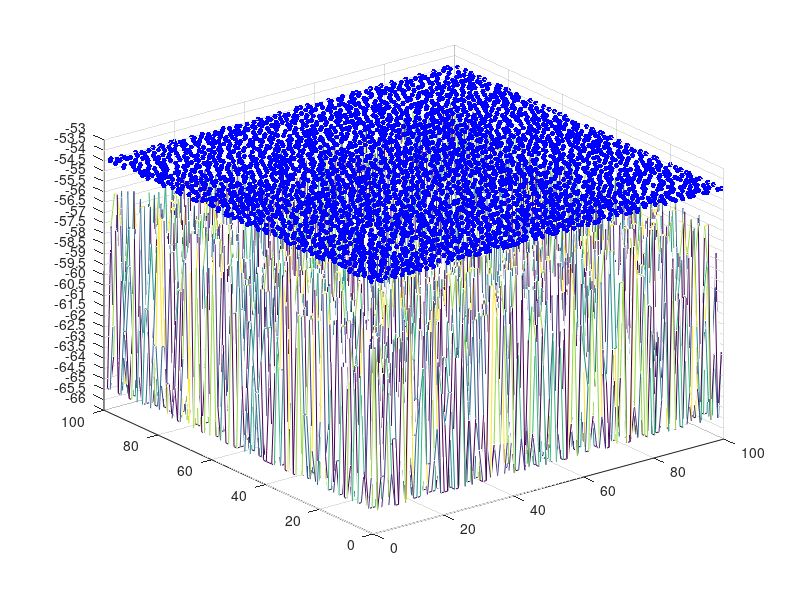

MATLAB code for this plot:
%% This program can display the fired neurons of a 2D neural network in 3D 
%% the thired dimenstion is time.



%% Simulation of (leaky) integrate-and-fire neuron
 clear; clf;

%% parameters of the model
 m = 100;                    % there will have m*m neurons
 dt = 0.1;                   % integration time step [ms]
 tau = 10;                   % time constant [ms]
 E_L = -65*ones(m, m);       % resting potential [mV]
 theta = -55;                % firing threshold [mV]
 weight = 13;                % rate is 0.02388
%% make neural network with initial value
   
   X = zeros(m,m);
   % set the initial value using rand()
   p = -1:1;
   for count=1:200,
      kx=floor(rand*(m-4))+2; 
      ky=floor(rand*(m-4))+2; 
      X(kx+p,ky+p)=(rand(3)>0.1);
   end;
   % if the value of X is not 0, the this neuron fired, else set it to -65 in line 48 
   X = (X ~= 0) .* (-55);
   spike = X ~= 0;
   
   % The "find" function returns the indices of the nonzero elements.
   [i,j] = find(spike);
   %[a,b,c] = find(X);
   mesh(X);
   hold on;
   z = i.*0 -54;        % z is the time axes
   plot3(i,j,z,'.', ...
      'Color','blue', ...
      'MarkerSize',12);
   
   axis([0 m 0 m -66 -53]); 
   set(gca,'ztick',[-66:0.5:-53]);
   hold off;
   
   % plot the fire neuron  
if logical(0)  
   figure(gcf);
   plothandle = plot(i,j,'.', ...
      'Color','red', ...
      'MarkerSize',12);
   axis([0 m+1 0 m+1]);
   
%old plot code  
      
   z = i.*0;        % z is the time axes
   plot3(i,j,z,'.', ...
      'Color','blue', ...
      'MarkerSize',12);
   axis([0 m+1 0 m+1]);
   
   hold on
end
 %%  
   % Whether cells stay alive, die, or generate new cells depends
   % upon how many of their eight possible neighbors are alive.
   % Here we generate index vectors for four of the eight neighbors.
   % We use periodic (torus) boundary conditions at the edges of the universe.
   
   n = [m 1:m-1];
   e = [2:m 1];
   s = [2:m 1];
   w = [m 1:m-1];
 
   X = (X ~= 0) .* (-55) + (X == 0) .* (-65); % set the unfired neuron to -65
   
   for t = 1:1:500;
       
      % how many of eight neighbors are fired.
      spike = spike(n,:) + spike(s,:) + spike(:,e) + spike(:,w) + ...
         spike(n,e) + spike(n,w) + spike(s,e) + spike(s,w);
      
      % the fire neuron will generat 80mV current.
      % the NO. of neurons can be stable when the current value is around 150
      
      
      RI_ext = spike .* (12 * weight);
   
      X = X - ((dt/tau) .* ones(m, m)) .* ((X - E_L) - RI_ext);   % if equation
      
      temp1 = X > -55;
      
      X = ~temp1 .* X + temp1 .* -65; % reset 
      
      spike = temp1;    % reset the spike NO. so that spike can indicate which neuron is fired
      
      % Update plot.
      [i,j] = find(spike);
      %[a,b,c] = find(X);
      mesh(X);
      hold on;
      z = i.*0 -54;
      plot3(i,j,z,'.', ...
      'Color','blue', ...
      'MarkerSize',12);
      
 %old plot code     
 if logical (0)     
      z = z.*t;
    
      plot3(i,j,z,'.', ...
      'Color','red', ...
      'MarkerSize',12);
 end
      axis([0 m 0 m -66 -53]); 
      set(gca,'ztick',[-66:0.5:-53]);
      hold off;
     % set(plothandle,'xdata',i,'ydata',j)
      drawnow
     

   end